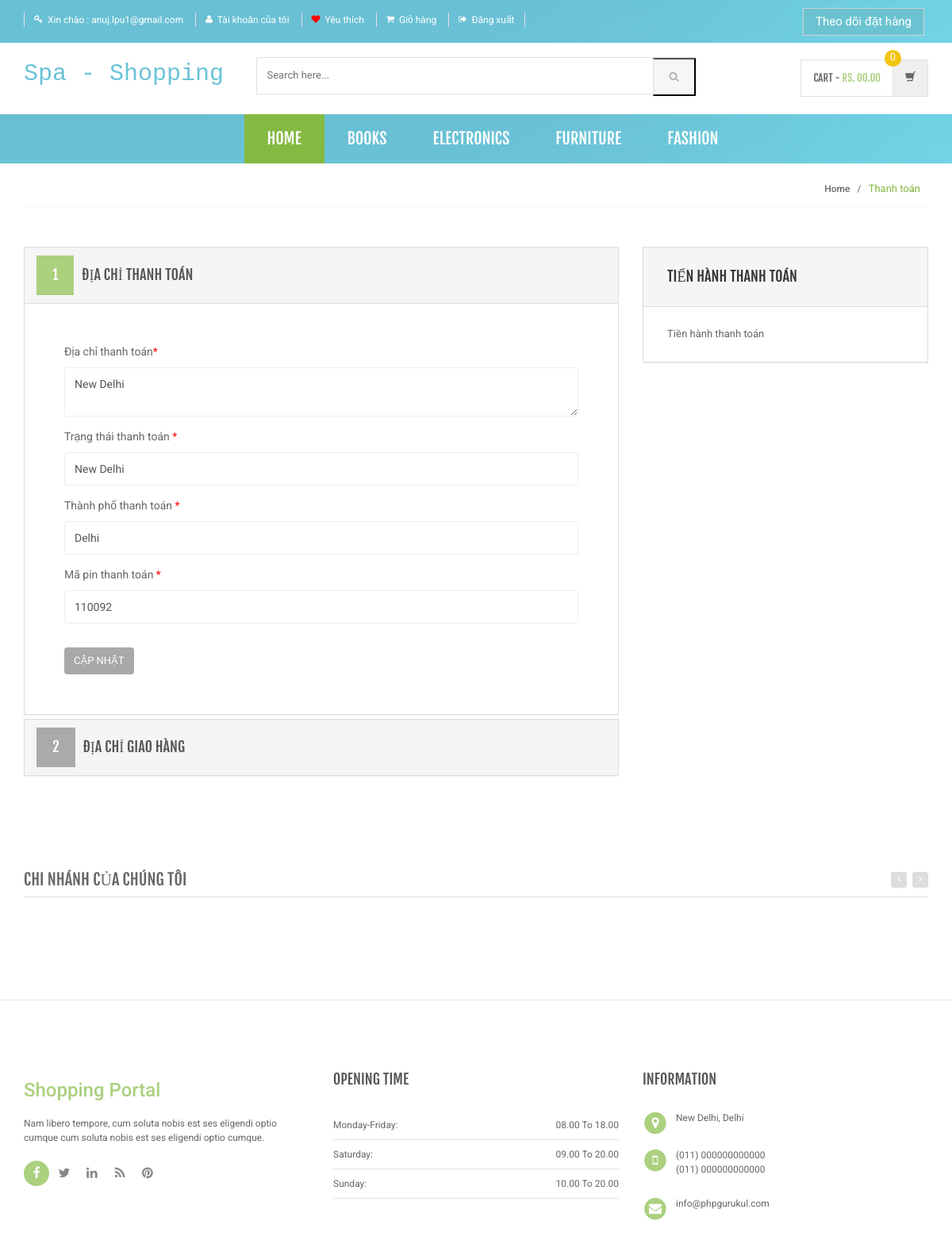
The page /shopping/bill-ship-addresses2.php (signed in) on the database its author committed.
### tables this page shows
CREATE TABLE `tbltheloai` (
  `Id` int(11) primary key NOT NULL AUTO_INCREMENT,
  `Tentheloai` varchar(255) DEFAULT NULL,
  `Motatheloai` longtext,
  `Ngaytao` timestamp NOT NULL DEFAULT CURRENT_TIMESTAMP,
  `Ngaycapnhap` varchar(255) DEFAULT NULL
);

CREATE TABLE `tblusers` (
  `Id` int(11) primary key NOT NULL AUTO_INCREMENT,
  `Ten` varchar(255) DEFAULT NULL,
  `Email` varchar(255) DEFAULT NULL,
  `Lienhe` bigint(11) DEFAULT NULL,
  `Matkhau` varchar(255) DEFAULT NULL,
  `Diachigiaohang` longtext,
  `Trangthaivanchuyen` varchar(255) DEFAULT NULL,
  `Thanhphovanchuyen` varchar(255) DEFAULT NULL,
  `Mapinvanchuyen` int(11) DEFAULT NULL,
  `Diachithanhtoan` longtext,
  `Trangthaithanhtoan` varchar(255) DEFAULT NULL,
  `Thanhphothanhtoan` varchar(255) DEFAULT NULL,
  `Mapinthanhtoan` int(11) DEFAULT NULL,
  `Ngaydangky` timestamp NOT NULL DEFAULT CURRENT_TIMESTAMP,
  `Ngaycapnhat` varchar(255) DEFAULT NULL
);

### shopping/bill-ship-addresses2.php (the view, shortened to what this page needs)
<?php
include('../includes/dbconnection.php');
if(strlen($_SESSION['login'])==0)
    {
header('location:index.php');
}
else{
?>
<!DOCTYPE html>
<html lang="en">
	<head>
	    <link rel="stylesheet" href="assets/css/bootstrap.min.css">
	    <link rel="stylesheet" href="assets/css/main.css">
	    <link rel="stylesheet" href="assets/css/green.css">
	    <link rel="stylesheet" href="assets/css/owl.carousel.css">
		<link rel="stylesheet" href="assets/css/owl.transitions.css">
		<link href="assets/css/lightbox.css" rel="stylesheet">
		<link rel="stylesheet" href="assets/css/animate.min.css">
		<link rel="stylesheet" href="assets/css/rateit.css">
		<link rel="stylesheet" href="assets/css/bootstrap-select.min.css">
		<link rel="stylesheet" href="assets/css/config.css">
		<link href="assets/css/green.css" rel="alternate stylesheet" title="Green color">
		<link href="assets/css/blue.css" rel="alternate stylesheet" title="Blue color">
		<link href="assets/css/red.css" rel="alternate stylesheet" title="Red color">
		<link href="assets/css/orange.css" rel="alternate stylesheet" title="Orange color">
		<link href="assets/css/dark-green.css" rel="alternate stylesheet" title="Darkgreen color">
		<link rel="stylesheet" href="assets/css/font-awesome.min.css">
	</head>
    <body class="cnt-home">
<header class="header-style-1">
<?php include('includes/top-header.php');?>
<?php include('includes/main-header.php');?>
<?php include('includes/menu-bar.php');?>
</header>
<div class="breadcrumb">
	<div class="container">
		<div class="breadcrumb-inner">
			<ul class="list-inline list-unstyled">
				<li><a href="#">Home</a></li>
				<li class='active'>Thanh toán</li>
			</ul>
		</div>
	</div>
</div>
<div class="body-content outer-top-bd">
	<div class="container">
		<div class="checkout-box inner-bottom-sm">
			<div class="row">
				<div class="col-md-8">
					<div class="panel-group checkout-steps" id="accordion">
<div class="panel panel-default checkout-step-01">
		<div class="panel-heading">
    	<h4 class="unicase-checkout-title">
	        <a data-toggle="collapse" class="" data-parent="#accordion" href="#collapseOne">
	          <span>1</span>Địa chỉ thanh toán
	        </a>
	     </h4>
    </div>
	<div id="collapseOne" class="panel-collapse collapse in">
	    <div class="panel-body">
			<div class="row">
				<div class="col-md-12 col-sm-12 already-registered-login">
<?php
$query=mysqli_query($con,"select * from tblusers where Id='".$_SESSION['id']."'");
while($row=mysqli_fetch_array($query))
{
?>
					<form class="register-form" role="form" method="post">
<div class="form-group">
					    <label class="info-title" for="Billing Address">Địa chỉ thanh toán<span>*</span></label>
					    <textarea class="form-control unicase-form-control text-input" name="billingaddress" required="required"><?php echo $row['Diachithanhtoan'];?></textarea>
					  </div>
						<div class="form-group">
					    <label class="info-title" for="Billing State ">Trạng thái thanh toán  <span>*</span></label>
			 <input type="text" class="form-control unicase-form-control text-input" id="bilingstate" name="bilingstate" value="<?php echo $row['Trangthaithanhtoan'];?>" required>
					  </div>
					  <div class="form-group">
					    <label class="info-title" for="Billing City">Thành phố thanh toán <span>*</span></label>
					    <input type="text" class="form-control unicase-form-control text-input" id="billingcity" name="billingcity" required="required" value="<?php echo $row['Thanhphothanhtoan'];?>" >
					  </div>
 <div class="form-group">
					    <label class="info-title" for="Billing Pincode">Mã pin thanh toán <span>*</span></label>
					    <input type="text" class="form-control unicase-form-control text-input" id="billingpincode" name="billingpincode" required="required" value="<?php echo $row['Mapinthanhtoan'];?>" >
					  </div>
					  <button type="submit" name="update" class="btn-upper btn btn-primary checkout-page-button">Cập nhật</button>
					</form>
					<?php } ?>
				</div>
			</div>
		</div>
	</div>
</div>
					  	<div class="panel panel-default checkout-step-02">
						    <div class="panel-heading">
						      <h4 class="unicase-checkout-title">
						        <a data-toggle="collapse" class="collapsed" data-parent="#accordion" href="#collapseTwo">
						          <span>2</span>Địa chỉ giao hàng
						        </a>
						      </h4>
						    </div>
					  	</div>
					</div>
				</div>
			<?php include('includes/myaccount-sidebar2.php');?>
			</div>
		</div>
	<?php include('includes/brands-slider.php');?>
</div>
</div>
<?php include('includes/footer.php');?>
</body>
</html>
<?php } ?>

### shopping/includes/menu-bar.php (shortened to what this page needs)
<div class="header-nav animate-dropdown" style="background-image: url('../img/background.jpg');">
    <div class="container">
        <div class="yamm navbar navbar-default" role="navigation">
            <div class="nav-bg-class">
                <div class="navbar-collapse collapse" id="mc-horizontal-menu-collapse">
                    <div class="nav-outer">
                        <ul class="nav navbar-nav">
                            <li class="active dropdown yamm-fw">
                                <a href="index.php" data-hover="dropdown" class="dropdown-toggle">Home</a>
                            </li>
                            <?php $sql=mysqli_query($con,"select Id,Tentheloai  from tbltheloai limit 6");
                                while($row=mysqli_fetch_array($sql))
                                {
                            ?>
                            <li class="dropdown yamm">
                                <a href="category.php?cid=<?php echo $row['Id'];?>">
                                    <?php echo $row['Tentheloai'];?></a>
                            </li>
                            <?php } ?>
                        </ul>
                        <div class="clearfix"></div>
                    </div>
                </div>
            </div>
        </div>
    </div>
</div>

### shopping/assets/css/green.css (style rules this page uses)
a { color: #abd07e; }
.header-style-1 .header-nav { background: #abd07e; }
.cnt-home .header-style-1 .header-nav .navbar .navbar-nav > li.active { background: #84b943; }
.breadcrumb ul li.active { color: #84b943; }
.checkout-box .checkout-steps .panel .panel-heading .unicase-checkout-title > a:not(.collapsed) span { background-color: #abd07e; }

### shopping/assets/css/lightbox.css (style rules this page uses)
body:after { content: url(../images/close.png) url(../images/loading.gif) url(../images/prev.png) url(../images/next.png); display: none; }

### shopping/assets/css/blue.css (style rules this page uses)
a { color: #3498db; }
.header-style-1 .header-nav { background: #3498db; }
.cnt-home .header-style-1 .header-nav .navbar .navbar-nav > li.active { background: #1d6ca1; }
.breadcrumb ul li.active { color: #1d6ca1; }
.checkout-box .checkout-steps .panel .panel-heading .unicase-checkout-title > a:not(.collapsed) span { background-color: #3498db; }

### shopping/assets/css/red.css (style rules this page uses)
a { color: #ff6c6c; }
.header-style-1 .header-nav { background: #ff6c6c; }
.cnt-home .header-style-1 .header-nav .navbar .navbar-nav > li.active { background: #ff1a1a; }
.breadcrumb ul li.active { color: #ff1a1a; }
.checkout-box .checkout-steps .panel .panel-heading .unicase-checkout-title > a:not(.collapsed) span { background-color: #ff6c6c; }

### shopping/assets/css/orange.css (style rules this page uses)
a { color: #f39c12; }
.header-style-1 .header-nav { background: #f39c12; }
.cnt-home .header-style-1 .header-nav .navbar .navbar-nav > li.active { background: #ab6c09; }
.breadcrumb ul li.active { color: #ab6c09; }
.checkout-box .checkout-steps .panel .panel-heading .unicase-checkout-title > a:not(.collapsed) span { background-color: #f39c12; }

### shopping/assets/css/dark-green.css (style rules this page uses)
a { color: #12cca7; }
.header-style-1 .header-nav { background: #12cca7; }
.cnt-home .header-style-1 .header-nav .navbar .navbar-nav > li.active { background: #0b816a; }
.breadcrumb ul li.active { color: #0b816a; }
.checkout-box .checkout-steps .panel .panel-heading .unicase-checkout-title > a:not(.collapsed) span { background-color: #12cca7; }

### rows shown on the page
tbltheloai: Tentheloai "BOOKS"
tbltheloai: Tentheloai "ELECTRONICS"
tbltheloai: Tentheloai "FURNITURE"
tbltheloai: Tentheloai "FASHION"
tblusers: billingaddress "New Delhi", bilingstate "New Delhi", billingcity "Delhi", billingpincode "110092"

### other values the page prints
$_SESSION['login'] "anuj.lpu1@gmail.com"
